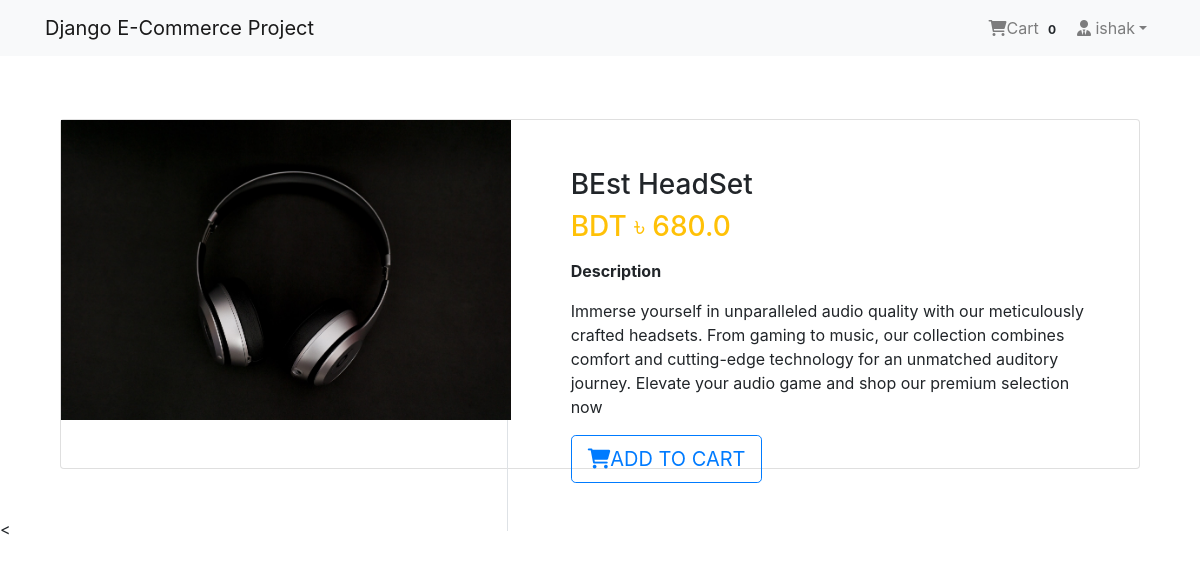
Screenshot of /product/1/ (signed in) with the database file from the repository.
### App_Login/models.py (models this page shows, shortened)
class User(AbstractBaseUser,PermissionsMixin):
    email=models.EmailField(unique=True,null=False)
    is_staff=models.BooleanField(
        ugettext_lazy('staff status'),
        default=False,
        help_text=ugettext_lazy('Designates whether the user can log in this site')
    )
    is_active=models.BooleanField(
        ugettext_lazy('active'),
        default=True,
        help_text=ugettext_lazy('Designates whether this user should be treated as active. Unselected this instead of deleting accounts ')
    )
    USERNAME_FIELD='email'
    objects=MyUserManager()

class Profile(models.Model):
    user=models.OneToOneField(User,on_delete=models.CASCADE,related_name='profile')
    username=models.CharField(max_length=50,blank=True)
    full_name=models.CharField(max_length=264,blank=True)
    address1=models.TextField(max_length=300,blank=True)
    city=models.CharField(max_length=40,blank=True)
    zipcode=models.CharField(max_length=10,blank=True)
    country=models.CharField(max_length=50,blank=50)
    phone=models.CharField(max_length=20,blank=True)
    date_joined=models.DateTimeField(auto_now_add=True)

### App_Shop/models.py (models this page shows, shortened)
class Product(models.Model):
    mainimage=models.ImageField(upload_to='Products')
    name=models.CharField(max_length=267)
    category=models.ForeignKey(Category,on_delete=models.CASCADE,related_name='category')
    preview_text=models.TextField(max_length=200,verbose_name='Preview Text')
    detail_text=models.TextField(max_length=1000,verbose_name="Description")
    price=models.FloatField()
    old_price=models.FloatField(default=0.00)
    created=models.DateTimeField(auto_now_add=True)
    class Meta:
        ordering=['-created', ]

### App_Shop/views.py (the view)
# urls.py: path('product/<pk>/',views.ProductDetail.as_view(),name='product_detail'),
class ProductDetail(LoginRequiredMixin,DetailView):
    model=Product
    template_name='App_Shop/product_detail.html'

### App_Order/templatetags/cart_tag.py (called while the page is built)
@register.filter
def cart_total(user):
    order=Order.objects.filter(user=user,ordered=False)
    if order.exists():
        return order[0].orderitems.count()
    else:
        return 0

### templates/App_Shop/product_detail.html
{% extends 'base.html' %}
{% block body_block%}
  <div class="container my-5">
    <div class="card">
        <div class="row">
            <aside class="col-sm-5 border-right">
                <article class="gallery-wrap">
                    <div class="img-big-wrap">
                        <div>
                           <a href="#"> <img src="/media/{{object.mainimage}}" style="width:450px"></a>
                        </div>
                    </div>
                </article>
            </aside>
            <aside class="col-sm-7">
                <article class="card-body p-5">
                    <h3 class="title mp-3">{{object.name}}</h3>
                    <p class="price-detail-wrap">
                    <span class="price h3 text-warning">
                        <span class="currency">BDT &#2547; </span> <span class="num">{{object.price}}</span>
                    </span>
                </p>
                <dl class="item-property">
                    <dt>Description</dt>
                    <dd>
                        <p>{{object.detail_text|linebreaks}}</p>
                    </dd>
                </dl>
                <a href="{% url 'App_Order:add' pk=object.pk %}" class="btn btn-lg btn-outline-primary text-uppercase"> <i class="fas fa-shopping-cart"> </i>Add to Cart</a>
                </article>
            </aside>
        </div>
    </div>
  </div>
{%endblock%}

### templates/navbar.html (shortened to what this page needs)
{% load cart_tag%}
<nav class="navbar navbar-expand-lg navbar-light bg-light">
    <div class="container">
        <a class="navbar-brand" href="{% url 'App_Shop:home' %}">Django E-Commerce Project</a>
        <div class="collapse navbar-collapse" id="navbarNav">
            <ul class="navbar-nav ml-auto">
                {% if request.user.is_authenticated %}
                <li class="nav-item">
                    <a href="{% url 'App_Order:cart'%}" class="nav-link">
                        <i class="fa fa-shopping-cart"></i>Cart
                        <span class="badge badge-light">{{ request.user|cart_total }}</span>
                    </a>
                </li>
                <li class="nav-item dropdown">
                    <a class="nav-link dropdown-toggle" href="#" id="navbarDropdown" role="button" data-toggle="dropdown" aria-haspopup="true" aria-expanded="false"><i class="fas fa-user-tie"></i>  {{request.user.profile.username}}</a>
                </li>
                {% else %}
                <li class="nav-item">
                    <a href="{%url 'App_Login:login'%}" class="btn btn-primary">Login</a>
                </li>
                {% endif %}
            </ul>
        </div>
    </div>
</nav>

### templates/base.html (style rules this page uses)
.card { height: 350px; }

### rows the page displays
User: user|cart_total "0", user.profile.username "ishak"
Product: mainimage (picture), name "BEst HeadSet", price "680.0", detail_text "Immerse yourself in unparalleled audio quality with our meticulously crafted headsets. From gaming to music, our collection combines comfort and cutting-edge technology for an unmatched auditory journey. Elevate your audio game and shop our premium selection now"
